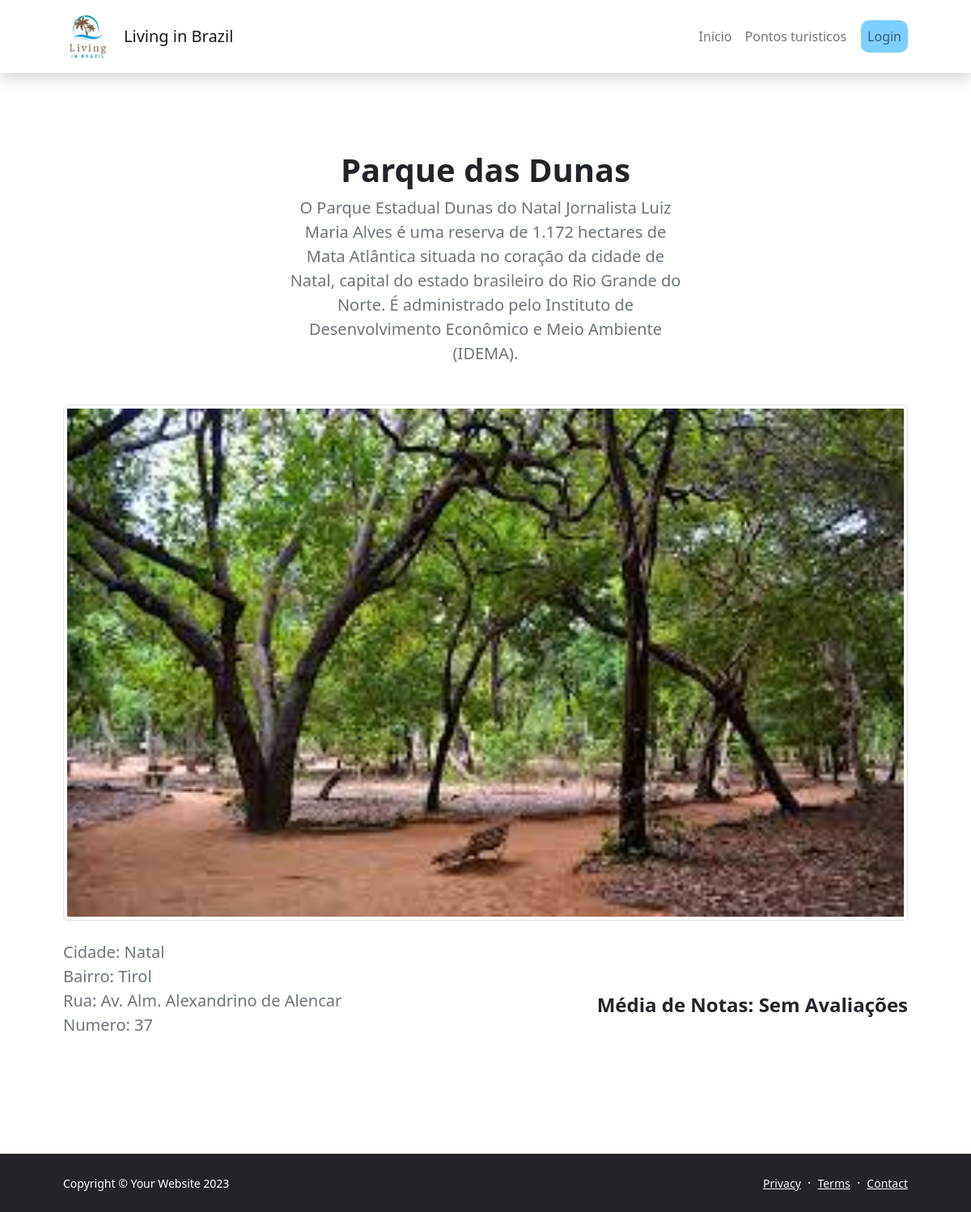
/pontos_turisticos/2/, run on the app's committed database.
### app_PP/models.py (models this page shows)
class Ponto_Turistico(models.Model):
    pon_id = models.AutoField(primary_key=True)
    pon_nome = models.CharField(max_length=100)
    pon_descricao = models.CharField(max_length=100)
    pon_qrcode = models.ImageField(upload_to='imgsPontos/',blank = True, validators=[FileExtensionValidator(['jpg', 'jpeg', 'png', 'webp'], 'apenas imagens são aceitas')])
    pon_latitude = models.FloatField()
    pon_longitude = models.FloatField()
    pon_status = models.BooleanField()
    pon_jur_id = models.ForeignKey(Usuario_Juridico, on_delete=models.CASCADE,blank = True, null=True)
    pon_gov_id = models.ForeignKey(Usuario_Governo, on_delete=models.CASCADE,blank = True, null=True)

class Galeira_Ponto_Turistico(models.Model):
    gap_id = models.AutoField(primary_key=True)
    gap_descricao = models.CharField(max_length=512)
    gap_foto = models.ImageField(upload_to='imgsPontos/', blank = True)
    gap_pon = models.ForeignKey(Ponto_Turistico, on_delete=models.CASCADE)

class Endereco_Turistico(models.Model):
    end_id = models.AutoField(primary_key=True)
    end_pon_id = models.OneToOneField(Ponto_Turistico, on_delete=models.CASCADE)
    end_cidade = models.CharField(max_length=100)
    end_bairro = models.CharField(max_length=100)
    end_rua = models.CharField(max_length=100)
    end_numero = models.IntegerField()

### app_PP/views.py (the view)
# urls.py: path('pontos_turisticos/<int:id>/', pt_descricao, name='pt_descricao'),
def pt_descricao(request, id):
    ponto = Ponto_Turistico.objects.get(pon_id=id)
    endereco = Endereco_Turistico.objects.get(end_pon_id=ponto)
    galeria = Galeira_Ponto_Turistico.objects.filter(gap_pon=ponto)
    avaliacao = tb_avaliacoes.objects.filter(ava_pon_id=ponto).prefetch_related('ava_fis_id')
    galeria_avaliacao = tb_galeria_avaliacao.objects.filter(gal_ava_id__in=avaliacao)
    media_notas = avaliacao.aggregate(media=Avg('ava_nota'))['media']
    objeto = {
        'ponto': ponto,
        'endereco': endereco,
        'galeria': galeria,
        'avaliacao': avaliacao,
        'media_notas': media_notas,
        'galeria_avaliacao': galeria_avaliacao,
    }
    return render(request, 'app_LIB/pt_descricao.html', objeto)

### app_PP/templates/app_LIB/pt_descricao.html (shortened to what this page needs)
<!DOCTYPE html>
<html lang="en">
    <head>
        <link href="https://cdn.jsdelivr.net/npm/bootstrap-icons@1.5.0/font/bootstrap-icons.css" rel="stylesheet" />
        <link href="../../static/app_LIB/css/styles.css" rel="stylesheet" />
    </head>
    <body class="d-flex flex-column h-100">
        <main class="flex-shrink-0">
            <nav class="navbar navbar-expand navbar shadow" style="height: 90px;">
                <div class="container px-5">
                    <img src="../../static/app_LIB/imgs/living in brazil logo.png" alt="Logo" width="60" height="60" class="d-inline-block align-text-top" style="margin-right: 15px;">
                    <a class="navbar-brand" href="{% url 'home' %}">Living in Brazil</a>
                    <div class="collapse navbar-collapse" id="navbarSupportedContent">
                        <ul class="navbar-nav ms-auto mb-2 mb-lg-0">
                            <li class="nav-item"><a class="nav-link" href="{% url 'home' %}">Inicio</a></li>
                            <li class="nav-item"><a class="nav-link" href="{% url 'pontos_turisticos' %}">Pontos turisticos</a></li>
                            <li class="nav-item"><a class="nav-link" href="{% url 'login' %}" style="background-color: rgb(124, 207, 255); border-radius: 10px; margin-left: 10px;">Login</a></li>
                        </ul>
                    </div>
                </div>
            </nav>
            <section class="py-5">
                <div class="container px-5 my-5">
                    <div class="row gx-5 justify-content-center">
                        <div class="col-lg-6">
                            <div class="text-center mb-5">
                                <h1 class="fw-bolder">{{ponto.pon_nome}}</h1>
                                <p class="lead fw-normal text-muted mb-0">{{ponto.pon_descricao}}</p>
                            </div>
                        </div>
                    </div>
                    {% if galeria|length == 0 %}
                        <div class="row gx-6">
                            <div class="col">
                                <img src="{{galeria.0.gap_foto.url}}" class="img-fluid img-thumbnail" alt="..." style="width: 100%; height: 100%;">
                            </div>
                        </div>
                    {% elif galeria|length == 1 %}
                        <div class="row gx-6">
                            <div class="col">
                                <img src="{{galeria.0.gap_foto.url}}" class="img-fluid img-thumbnail" alt="..." style="width: 100%; height: 100%;">
                            </div>
                        </div>
                    {% endif %}
                    <br>
                    <div class="row gx-5 justify-content-between align-items-center">
                        <div class="col-lg-6">
                            <div class="text-light-emphasis mb-5">
                                <p class="lead fw-normal text-muted" style="text-align: start;">
                                    Cidade: {{endereco.end_cidade}} <br>
                                    Bairro: {{endereco.end_bairro}} <br>
                                    Rua: {{endereco.end_rua}} <br>
                                    Numero: {{endereco.end_numero}}
                                </p>
                            </div>
                        </div>
                        <div class="col-lg-6 d-flex justify-content-end align-items-center">
                            <h4 class="fw-bolder">
                                Média de Notas:
                                {% if media_notas %}
                                    {% for nota in "x"|ljust:media_notas %}
                                        <i class="bi bi-star-fill"></i>
                                    {% endfor %}
                                {% else %}
                                    Sem Avaliações
                                {% endif %}
                            </h4>
                        </div>
                    </div>
                </div>
            </section>
        </main>
        <footer class="bg-dark py-4 mt-auto">
            <div class="container px-5">
                <div class="row align-items-center justify-content-between flex-column flex-sm-row">
                    <div class="col-auto"><div class="small m-0 text-white">Copyright &copy; Your Website 2023</div></div>
                    <div class="col-auto">
                        <a class="link-light small" href="#!">Privacy</a>
                        <span class="text-white mx-1">&middot;</span>
                        <a class="link-light small" href="#!">Terms</a>
                        <span class="text-white mx-1">&middot;</span>
                        <a class="link-light small" href="#!">Contact</a>
                    </div>
                </div>
            </div>
        </footer>
    </body>
</html>

### data on the page
Ponto_Turistico: pon_nome "Parque das Dunas", pon_descricao "O Parque Estadual Dunas do Natal Jornalista Luiz Maria Alves é uma reserva de 1.172 hectares de Mata Atlântica situada no coração da cidade de Natal, capital do estado brasileiro do Rio Grande do Norte. É administrado pelo Instituto de Desenvolvimento Econômico e Meio Ambiente (IDEMA)."
Galeira_Ponto_Turistico: gap_foto (picture)
Endereco_Turistico: end_cidade "Natal", end_bairro "Tirol", end_rua "Av. Alm. Alexandrino de Alencar", end_numero "37"
